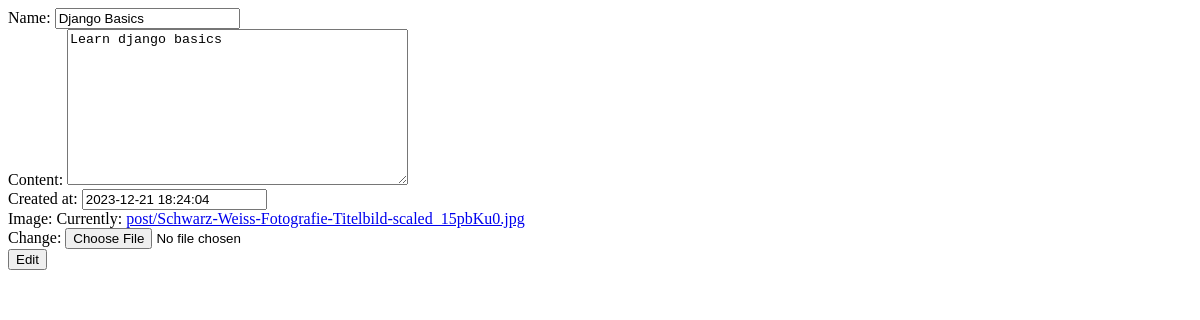
The app's page /blog/2/edit, older data.
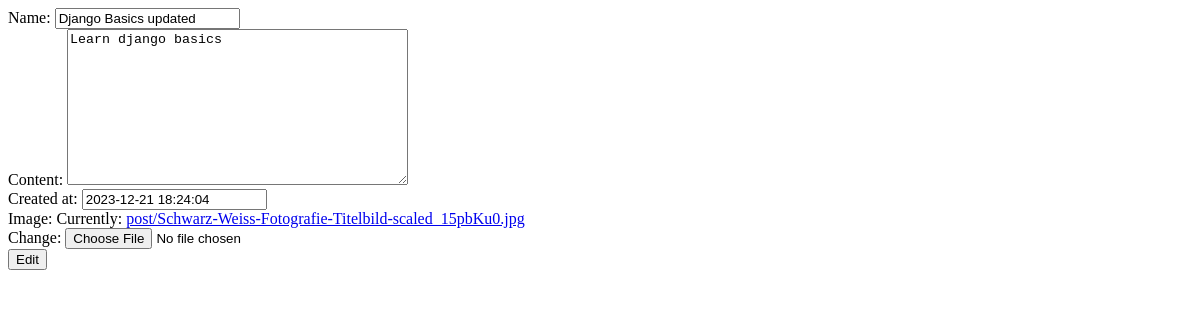
The same page, newer data.
### posts/models.py (models this page shows, shortened)
class Post(models.Model):
    name = models.CharField(max_length=100)
    content = models.TextField(max_length=10000)
    created_at = models.DateTimeField(default=timezone.now)
    image = models.ImageField(upload_to='post')
    tags = TaggableManager()

### posts/views.py (the view)
# urls.py: path('blog/<int:id>/edit', edit_post),
def edit_post (request,id):
    post = Post.objects.get(id=id)
    if request.method == 'POST':
        form = PostForm(request.POST, request.FILES, instance=post)
        if form.is_valid():
            form.save()
    else:
        form = PostForm(instance=post)
    return render(request,'edit_post.html',{'form':form})

### posts/forms.py
class PostForm(forms.ModelForm):
    class Meta:
        model = Post
        fields = '__all__'

### posts/templates/edit_post.html (shortened to what this page needs)
<form  method="post" enctype="multipart/form-data">
    {{form}}
    <input type="submit" value="Edit">
</form>

Row changes from the older to the newer data that the page shows:
changed Post "Learn django basics": name "Django Basics" → "Django Basics updated"
